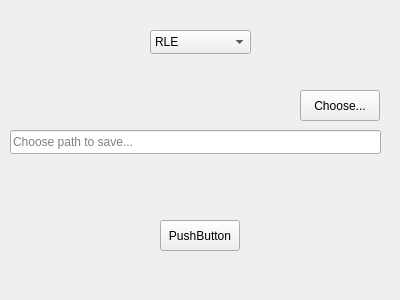
<?xml version="1.0" encoding="UTF-8"?>
<ui version="4.0">
 <class>PackUnpackWindow</class>
 <widget class="QWidget" name="PackUnpackWindow">
  <property name="geometry">
   <rect>
    <x>0</x>
    <y>0</y>
    <width>400</width>
    <height>300</height>
   </rect>
  </property>
  <property name="minimumSize">
   <size>
    <width>400</width>
    <height>300</height>
   </size>
  </property>
  <property name="maximumSize">
   <size>
    <width>400</width>
    <height>300</height>
   </size>
  </property>
  <property name="windowTitle">
   <string>Form</string>
  </property>
  <widget class="QComboBox" name="cbPackAlgo">
   <property name="geometry">
    <rect>
     <x>150</x>
     <y>30</y>
     <width>101</width>
     <height>24</height>
    </rect>
   </property>
   <item>
    <property name="text">
     <string>RLE</string>
    </property>
   </item>
   <item>
    <property name="text">
     <string>LZ77</string>
    </property>
   </item>
   <item>
    <property name="text">
     <string>Huffman</string>
    </property>
   </item>
  </widget>
  <widget class="QLineEdit" name="lePath">
   <property name="geometry">
    <rect>
     <x>10</x>
     <y>130</y>
     <width>371</width>
     <height>24</height>
    </rect>
   </property>
   <property name="inputMask">
    <string/>
   </property>
   <property name="text">
    <string/>
   </property>
   <property name="readOnly">
    <bool>true</bool>
   </property>
   <property name="placeholderText">
    <string>Choose path to save...</string>
   </property>
  </widget>
  <widget class="QPushButton" name="btnAction">
   <property name="geometry">
    <rect>
     <x>160</x>
     <y>220</y>
     <width>80</width>
     <height>31</height>
    </rect>
   </property>
   <property name="text">
    <string>PushButton</string>
   </property>
  </widget>
  <widget class="QPushButton" name="btnChoosePath">
   <property name="geometry">
    <rect>
     <x>300</x>
     <y>90</y>
     <width>80</width>
     <height>31</height>
    </rect>
   </property>
   <property name="text">
    <string>Choose...</string>
   </property>
  </widget>
 </widget>
 <resources/>
 <connections/>
</ui>
